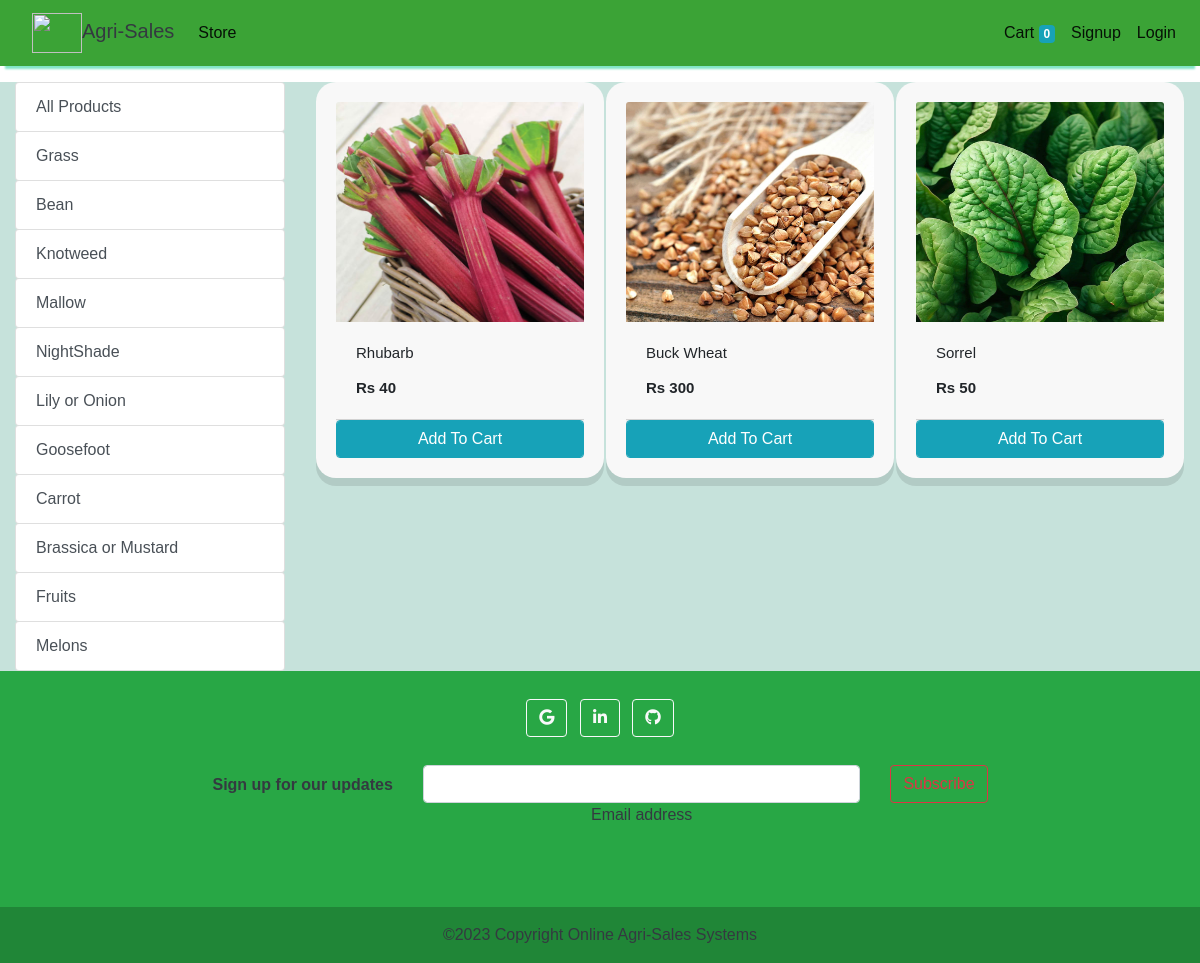
Page /store?category=15 on the committed database.
### store/models/category.py (models this page shows, shortened)
class Category(models.Model):
    name= models.CharField(max_length=50)
    @staticmethod
    def get_all_categories():
        return Category.objects.all()

### store/models/product.py (models this page shows, shortened)
class Products(models.Model):
    name = models.CharField(max_length=60)
    price= models.IntegerField(default=0)
    category= models.ForeignKey(Category,on_delete=models.CASCADE,default=1 )
    description= models.CharField(max_length=250, default='', blank=True, null= True)
    image= models.ImageField(upload_to='uploads/products/')
    @staticmethod
    def get_all_products_by_categoryid(category_id):
        if category_id:
            return Products.objects.filter (category=category_id)
        else:
            return Products.get_all_products();

### store/views/home.py (the view)
# urls.py: path('' , include('store.urls'))
def store(request):
    cart = request.session.get('cart')
    if not cart:
        request.session['cart'] = {}
    products = None
    categories = Category.get_all_categories()
    categoryID = request.GET.get('category')
    if categoryID:
        products = Products.get_all_products_by_categoryid(categoryID)
    else:
        products = Products.get_all_products();
    data = {}
    data['products'] = products
    data['categories'] = categories
    print('you are : ', request.session.get('email'))
    return render(request, 'index.html', data)

### store/templatetags/cart.py (called while the page is built)
@register.filter (name='is_in_cart')
def is_in_cart(product, cart):
    keys = cart.keys ()
    for id in keys:
        if int (id) == product.id:
            return True
    return False;

### store/templatetags/custom_filter.py (called while the page is built)
@register.filter(name='currency')
def currency(number):
    return "Rs "+str(number)

### store/templates/index.html (shortened to what this page needs)
{% extends 'base.html' %}
{% block content %}
{% load cart %}
{% load custom_filter %}
<div class="container-fluid mt-3">
	<div class="row">
		<div class="col-lg-3 mx-auto">
			<div class="list-group">
				<a href="/" class="list-group-item list-group-item-action btn btn-outline-info">All Products</a>
				{% for category in categories %}
				<a href="/?category={{category.id}}"
					class="list-group-item list-group-item-action btn btn-outline-info">{{category.name}}</a>
				{% endfor %}
			</div>
		</div>
		<div id='products' class="col-lg-9 mx-auto">
			<div class="row mx-auto">
				{% for product in products %}
				<div class="card mx-auto mb-3" id={{product.id}} style="width: 18rem;">
					<img class="card-img-top" src="{{product.image.url}}" alt="Card image cap">
					<div class="card-body">
						<p class="card-title">{{product.name}}</p>
						<p class="card-text"><b>{{product.price|currency}}</b></p>
					</div>
					<div class="card-footer p-0 no-gutters">
						{% if product|is_in_cart:request.session.cart %}
						<div class="row no-gutters">
							<form action="/#{{product.id}}" class="col-2 " method="post">
								{% csrf_token %}
								<input hidden type="text" name='product' value='{{product.id}}'>
								<input hidden type="text" name='remove' value='True'>
								<input type="submit" value=" - " class="btn btn-block btn-info border-right">
							</form>
							<div class="text-center col btn btn-info">{{product|cart_quantity:request.session.cart}} in Cart</div>
							<form action="/#{{product.id}}" class="col-2 " method="post">
								{% csrf_token %}
								<input hidden type="text" name='product' value='{{product.id}}'>
								<input type="submit" value=" + " class="btn btn-block btn-info border-left">
							</form>
						</div>
						{% else %}
						<form action="/#{{product.id}}" method="POST" class="btn-block">
							<input type="submit" class="float-right btn btn-info form-control"
								value="Add To Cart">
						</form>
						{% endif %}
					</div>
				</div>
				{% endfor %}
			</div>
		</div>
	</div>
</div>
{% endblock %}

### store/templates/base.html (style rules this page uses)
.container-fluid { background-color:#c6e2db; font-size:15px; }
img { height:500px; width:300px; }
.card { width: 18rem; height:auto; background-color:#66929a; border: none !important; border-radius: 20px !important; overflow: hidden; padding:20px; position: relative; display: flex; -webkit-box-orient: vertical; -webkit-box-direction: normal; flex-direction: column; min-width: 0px; overflow-wrap: break-word; background-color: rgb(248, 248, 248); background-clip: border-box; border: 0px solid rgba(0, 0, 0, 0.125); border-radius: 0.57rem; cursor: pointer; }
.card { box-shadow: rgba(0, 0, 0, 0.1) 0px 8px 0px; position: relative; margin-bottom: 1.56rem; }
body { font-family: 'Nunito', sans-serif; }
.card img { max-height: 220px; }

### rows in the picture
Category: name "Grass"
Category: name "Bean"
Category: name "Knotweed"
Category: name "Mallow"
Category: name "NightShade"
Category: name "Lily or Onion"
Category: name "Goosefoot"
Category: name "Carrot"
Category: name "Brassica or Mustard"
Category: name "Fruits"
Category: name "Melons"
Products: image (picture), name "Rhubarb", price "Rs 40"
Products: image (picture), name "Buck Wheat", price "Rs 300"
Products: image (picture), name "Sorrel", price "Rs 50"

### other values in the picture
{{ request.session.cart.keys|length }} "0"
